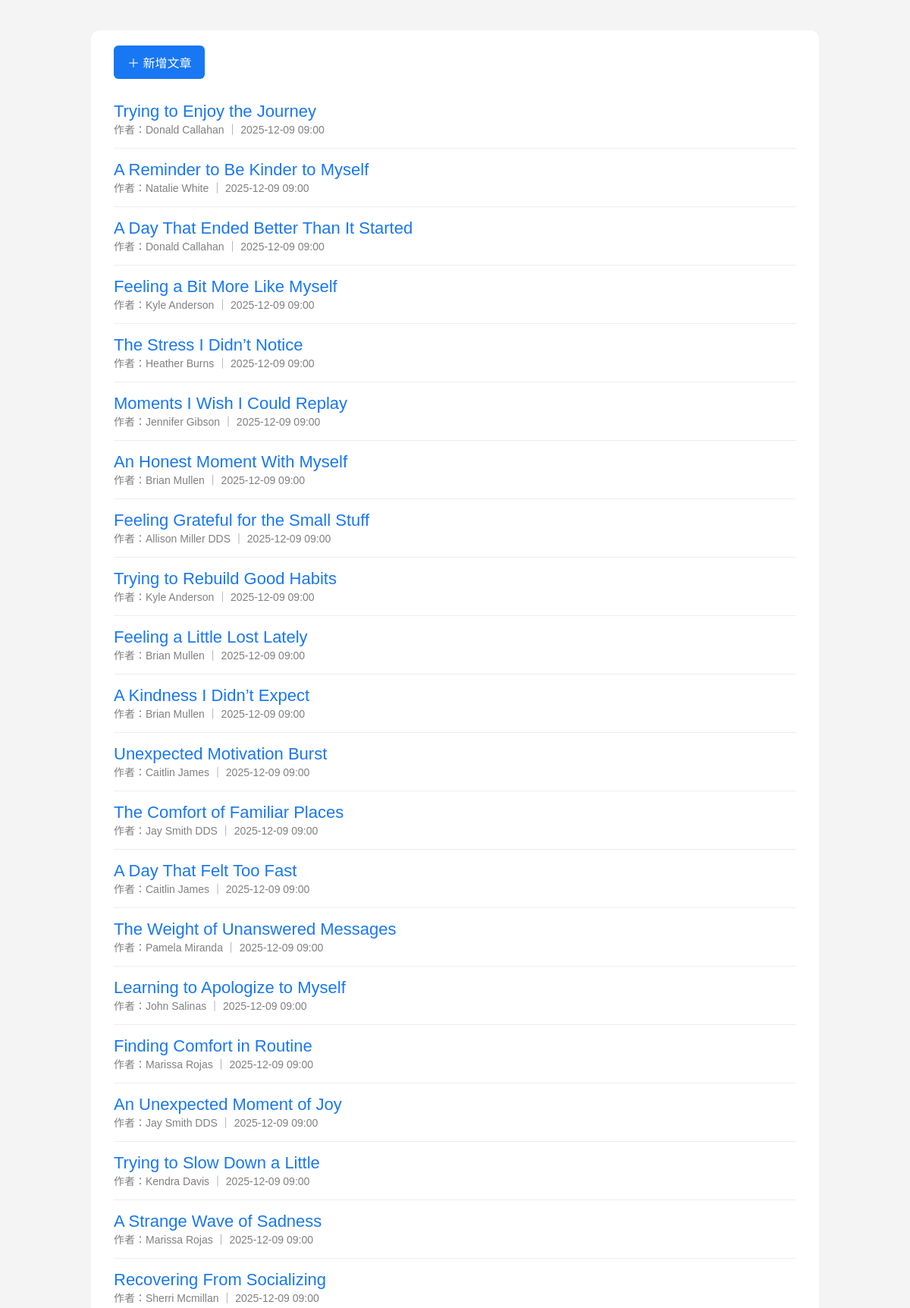
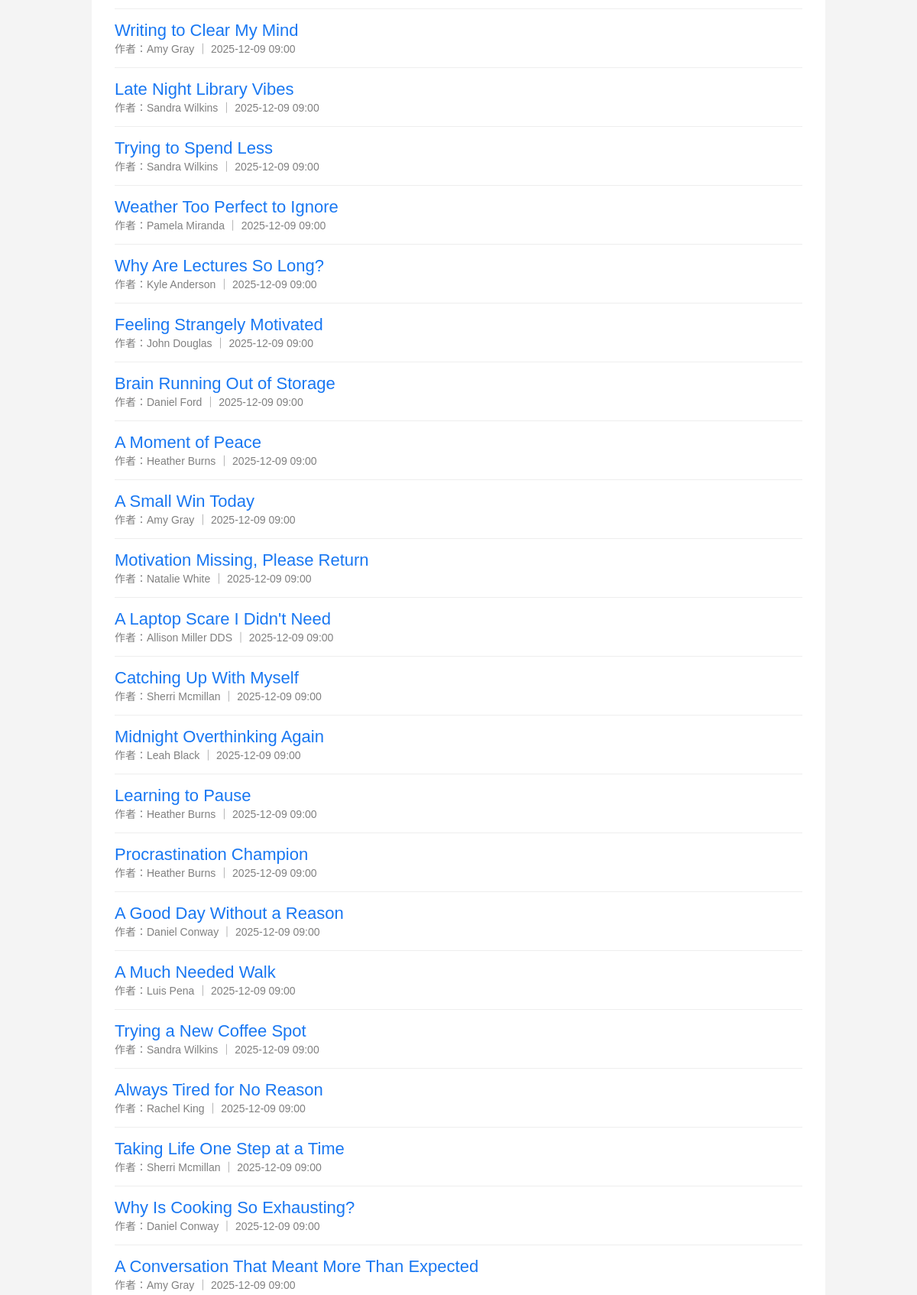
The page /posts (upper part) on the database its author committed (2 pictures, top to bottom).
### models/post.py (models this page shows)
class Post(db.Model):
    id = db.Column(db.Integer, primary_key=True)
    title = db.Column(db.String(200), nullable=False)
    content = db.Column(db.Text, nullable=False)
    created_at = db.Column(db.DateTime, default=datetime.utcnow)
    user_id = db.Column(db.Integer, db.ForeignKey("user.id"), nullable=False)
    user = db.relationship("User", backref="posts")

### models/user.py (models this page shows, shortened)
class User(db.Model, UserMixin):
    id = db.Column(db.Integer, primary_key=True)
    username = db.Column(db.String(50), unique=True, nullable=False)
    password = db.Column(db.String(255), nullable=False)

### routes/posts.py (the view)
@posts_bp.route("/posts")
def list_posts():
    posts = Post.query.order_by(Post.created_at.desc()).all()
    return render_template("post_list.html", posts=posts)

### templates/post_list.html (shortened to what this page needs)
<!DOCTYPE html>
<html lang="zh-Hant">
<head>
    <link rel="stylesheet" href="/static/style.css">
</head>
<body>
    <div class="post-list">
        <a href="/posts/create" class="new-post-btn">＋ 新增文章</a>
        {% for p in posts %}
        <div class="post">
            <a href="/posts/{{ p.id }}" class="post-title">{{ p.title }}</a>
            <div class="post-meta">
                作者：{{ p.user.username }} ｜ {{ p.created_at.strftime("%Y-%m-%d %H:%M") }}
            </div>
        </div>
        {% endfor %}
    </div>
</body>
</html>

### static/style.css (style rules this page uses)
body { margin: 0; font-family: "Microsoft JhengHei", sans-serif; background: #f4f4f4; }

### templates/post_list.html (style rules this page uses)
.post-list { max-width: 900px; margin: 40px auto; background: white; padding: 20px 30px; border-radius: 12px; }
.post { padding: 15px 0; border-bottom: 1px solid #eee; }
.post-title { font-size: 22px; color: #1877f2; text-decoration: none; }
.post-meta { font-size: 14px; color: gray; }
.new-post-btn { display: inline-block; margin-bottom: 15px; background: #1877f2; color: white; padding: 10px 18px; border-radius: 6px; text-decoration: none; }

### rows shown on the page
Post: title "Trying to Enjoy the Journey", user.username "Donald Callahan", created_at "2025-12-09 09:00"
Post: title "A Reminder to Be Kinder to Myself", user.username "Natalie White", created_at "2025-12-09 09:00"
Post: title "A Day That Ended Better Than It Started", user.username "Donald Callahan", created_at "2025-12-09 09:00"
Post: title "Feeling a Bit More Like Myself", user.username "Kyle Anderson", created_at "2025-12-09 09:00"
Post: title "The Stress I Didn’t Notice", user.username "Heather Burns", created_at "2025-12-09 09:00"
Post: title "Moments I Wish I Could Replay", user.username "Jennifer Gibson", created_at "2025-12-09 09:00"
Post: title "An Honest Moment With Myself", user.username "Brian Mullen", created_at "2025-12-09 09:00"
Post: title "Feeling Grateful for the Small Stuff", user.username "Allison Miller DDS", created_at "2025-12-09 09:00"
Post: title "Trying to Rebuild Good Habits", user.username "Kyle Anderson", created_at "2025-12-09 09:00"
Post: title "Feeling a Little Lost Lately", user.username "Brian Mullen", created_at "2025-12-09 09:00"
Post: title "A Kindness I Didn’t Expect", user.username "Brian Mullen", created_at "2025-12-09 09:00"
Post: title "Unexpected Motivation Burst", user.username "Caitlin James", created_at "2025-12-09 09:00"
Post: title "The Comfort of Familiar Places", user.username "Jay Smith DDS", created_at "2025-12-09 09:00"
Post: title "A Day That Felt Too Fast", user.username "Caitlin James", created_at "2025-12-09 09:00"
Post: title "The Weight of Unanswered Messages", user.username "Pamela Miranda", created_at "2025-12-09 09:00"
Post: title "Learning to Apologize to Myself", user.username "John Salinas", created_at "2025-12-09 09:00"
Post: title "Finding Comfort in Routine", user.username "Marissa Rojas", created_at "2025-12-09 09:00"
Post: title "An Unexpected Moment of Joy", user.username "Jay Smith DDS", created_at "2025-12-09 09:00"
Post: title "Trying to Slow Down a Little", user.username "Kendra Davis", created_at "2025-12-09 09:00"
Post: title "A Strange Wave of Sadness", user.username "Marissa Rojas", created_at "2025-12-09 09:00"
Post: title "Recovering From Socializing", user.username "Sherri Mcmillan", created_at "2025-12-09 09:00"
Post: title "Writing to Clear My Mind", user.username "Amy Gray", created_at "2025-12-09 09:00"
Post: title "Late Night Library Vibes", user.username "Sandra Wilkins", created_at "2025-12-09 09:00"
Post: title "Trying to Spend Less", user.username "Sandra Wilkins", created_at "2025-12-09 09:00"
Post: title "Weather Too Perfect to Ignore", user.username "Pamela Miranda", created_at "2025-12-09 09:00"
Post: title "Why Are Lectures So Long?", user.username "Kyle Anderson", created_at "2025-12-09 09:00"
Post: title "Feeling Strangely Motivated", user.username "John Douglas", created_at "2025-12-09 09:00"
Post: title "Brain Running Out of Storage", user.username "Daniel Ford", created_at "2025-12-09 09:00"
Post: title "A Moment of Peace", user.username "Heather Burns", created_at "2025-12-09 09:00"
Post: title "A Small Win Today", user.username "Amy Gray", created_at "2025-12-09 09:00"
Post: title "Motivation Missing, Please Return", user.username "Natalie White", created_at "2025-12-09 09:00"
Post: title "A Laptop Scare I Didn't Need", user.username "Allison Miller DDS", created_at "2025-12-09 09:00"
Post: title "Catching Up With Myself", user.username "Sherri Mcmillan", created_at "2025-12-09 09:00"
Post: title "Midnight Overthinking Again", user.username "Leah Black", created_at "2025-12-09 09:00"
Post: title "Learning to Pause", user.username "Heather Burns", created_at "2025-12-09 09:00"
Post: title "Procrastination Champion", user.username "Heather Burns", created_at "2025-12-09 09:00"
Post: title "A Good Day Without a Reason", user.username "Daniel Conway", created_at "2025-12-09 09:00"
Post: title "A Much Needed Walk", user.username "Luis Pena", created_at "2025-12-09 09:00"
Post: title "Trying a New Coffee Spot", user.username "Sandra Wilkins", created_at "2025-12-09 09:00"
Post: title "Always Tired for No Reason", user.username "Rachel King", created_at "2025-12-09 09:00"
Post: title "Taking Life One Step at a Time", user.username "Sherri Mcmillan", created_at "2025-12-09 09:00"
Post: title "Why Is Cooking So Exhausting?", user.username "Daniel Conway", created_at "2025-12-09 09:00"
Post: title "A Conversation That Meant More Than Expected", user.username "Amy Gray", created_at "2025-12-09 09:00"
